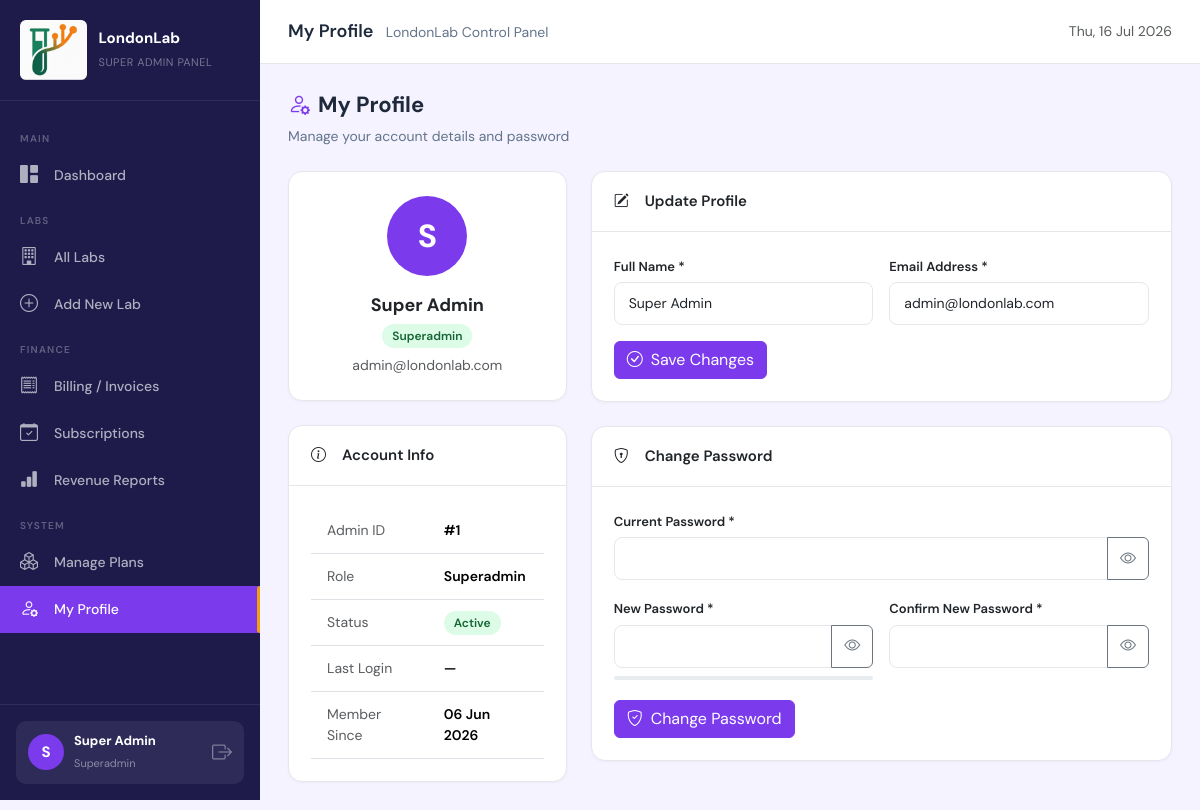
The app's page /superadmin/profile.php (signed in) with its own data.
### tables this page shows
CREATE TABLE IF NOT EXISTS super_admins (
    id INT AUTO_INCREMENT PRIMARY KEY,
    name VARCHAR(100) NOT NULL,
    email VARCHAR(100) UNIQUE NOT NULL,
    password VARCHAR(255) NOT NULL,
    role ENUM('superadmin','support','sales') DEFAULT 'support',
    is_active TINYINT(1) DEFAULT 1,
    last_login DATETIME,
    created_at TIMESTAMP DEFAULT CURRENT_TIMESTAMP
);

### master/config.php (called while the page is built, shortened)
<?php
class MasterDB {
    private static $instance = null;
    private $pdo;
    private function __construct() {
        $dsn = "mysql:host=" . MASTER_DB_HOST . ";dbname=" . MASTER_DB_NAME . ";charset=" . MASTER_DB_CHARSET;
        $this->pdo = new PDO($dsn, MASTER_DB_USER, MASTER_DB_PASS, [
            PDO::ATTR_ERRMODE            => PDO::ERRMODE_EXCEPTION,
            PDO::ATTR_DEFAULT_FETCH_MODE => PDO::FETCH_ASSOC,
            PDO::ATTR_EMULATE_PREPARES   => false,
            PDO::ATTR_TIMEOUT            => 10,
        ]);
    }
    public static function getInstance(): MasterDB {
        if (!self::$instance) self::$instance = new MasterDB();
        return self::$instance;
    }
    public function query(string $sql, array $params = []): PDOStatement {
        $stmt = $this->pdo->prepare($sql);
        $stmt->execute($params);
        return $stmt;
    }
    public function fetch(string $sql, array $p = []): ?array   { $r=$this->query($sql,$p)->fetch(); return $r?:null; }
}

### superadmin/includes/auth.php (called while the page is built, shortened)
<?php
require_once __DIR__ . '/../../master/config.php';
function saIsLoggedIn(): bool {
    return isset($_SESSION['sa_id']) && !empty($_SESSION['sa_id']);
}
function saCurrentUser(): ?array {
    return [
        'id'   => $_SESSION['sa_id'],
        'name' => $_SESSION['sa_name'],
        'email'=> $_SESSION['sa_email'],
        'role' => $_SESSION['sa_role'],
    ];
}
function saClean(string $v): string {
    return htmlspecialchars(trim($v), ENT_QUOTES, 'UTF-8');
}

### superadmin/profile.php (the view, shortened to what this page needs)
<?php
require_once __DIR__ . '/includes/header.php';
$db      = MasterDB::getInstance();
$profile = $db->fetch("SELECT * FROM super_admins WHERE id=?", [$saUser['id']]);
$profile = $db->fetch("SELECT * FROM super_admins WHERE id=?", [$saUser['id']]);
?>
<div class="page-header">
    <div>
        <h2><i class="bi bi-person-gear me-2" style="color:var(--sa-primary)"></i>My Profile</h2>
        <p>Manage your account details and password</p>
    </div>
</div>
<div class="row g-4">
    <div class="col-lg-4">
        <div class="card mb-4">
            <div class="card-body text-center py-4">
                <div style="width:80px;height:80px;background:var(--sa-primary);border-radius:50%;display:grid;place-items:center;margin:0 auto 16px;font-size:32px;color:#fff;font-weight:700;">
                    <?= strtoupper(substr($profile['name'], 0, 1)) ?>
                </div>
                <div style="font-size:18px;font-weight:700;"><?= saClean($profile['name']) ?></div>
                <div class="mt-1">
                    <span class="badge-status status-active"><?= ucfirst($profile['role']) ?></span>
                </div>
                <div class="text-muted small mt-2"><?= saClean($profile['email']) ?></div>
            </div>
        </div>
        <div class="card">
            <div class="card-header"><i class="bi bi-info-circle me-2"></i>Account Info</div>
            <div class="card-body">
                <table class="table table-sm mb-0" style="font-size:13px;">
                    <tr>
                        <td class="text-muted">Admin ID</td>
                        <td class="fw-semibold">#<?= $profile['id'] ?></td>
                    </tr>
                    <tr>
                        <td class="text-muted">Role</td>
                        <td class="fw-semibold"><?= ucfirst($profile['role']) ?></td>
                    </tr>
                    <tr>
                        <td class="text-muted">Status</td>
                        <td><span class="badge-status status-active">Active</span></td>
                    </tr>
                    <tr>
                        <td class="text-muted">Last Login</td>
                        <td class="fw-semibold">
                            <?= $profile['last_login'] ? date('d M Y, H:i', strtotime($profile['last_login'])) : '—' ?>
                        </td>
                    </tr>
                    <tr>
                        <td class="text-muted">Member Since</td>
                        <td class="fw-semibold">
                            <?= $profile['created_at'] ? date('d M Y', strtotime($profile['created_at'])) : '—' ?>
                        </td>
                    </tr>
                </table>
            </div>
        </div>
    </div>
    <div class="col-lg-8">
        <div class="card mb-4">
            <div class="card-header"><i class="bi bi-pencil-square me-2"></i>Update Profile</div>
            <div class="card-body">
                <form method="POST">
                    <div class="row g-3">
                        <div class="col-md-6">
                            <label class="form-label">Full Name *</label>
                            <input type="text" name="name" class="form-control" required
                                   value="<?= saClean($profile['name']) ?>">
                        </div>
                        <div class="col-md-6">
                            <label class="form-label">Email Address *</label>
                            <input type="email" name="email" class="form-control" required
                                   value="<?= saClean($profile['email']) ?>">
                        </div>
                        <div class="col-12">
                            <button type="submit" class="btn btn-primary">
                                <i class="bi bi-check-circle me-2"></i>Save Changes
                            </button>
                        </div>
                    </div>
                </form>
            </div>
        </div>
        <div class="card">
            <div class="card-header"><i class="bi bi-shield-lock me-2"></i>Change Password</div>
            <div class="card-body">
                <form method="POST" id="pwForm">
                    <div class="row g-3">
                        <div class="col-12">
                            <label class="form-label">Current Password *</label>
                            <div class="input-group">
                                <input type="password" name="current_password" id="cur" class="form-control" required>
                                <button type="button" class="btn btn-outline-secondary" onclick="toggle('cur','eyeCur')">
                                    <i class="bi bi-eye" id="eyeCur"></i>
                                </button>
                            </div>
                        </div>
                        <div class="col-md-6">
                            <label class="form-label">New Password *</label>
                            <div class="input-group">
                                <input type="password" name="new_password" id="np" class="form-control"
                                       required minlength="8" oninput="checkStrength(this.value)">
                                <button type="button" class="btn btn-outline-secondary" onclick="toggle('np','eyeNp')">
                                    <i class="bi bi-eye" id="eyeNp"></i>
                                </button>
                            </div>
                            <div class="progress mt-2" style="height:4px;">
                            </div>
                        </div>
                        <div class="col-md-6">
                            <label class="form-label">Confirm New Password *</label>
                            <div class="input-group">
                                <input type="password" name="confirm_password" id="cp" class="form-control" required minlength="8">
                                <button type="button" class="btn btn-outline-secondary" onclick="toggle('cp','eyeCp')">
                                    <i class="bi bi-eye" id="eyeCp"></i>
                                </button>
                            </div>
                        </div>
                        <div class="col-12">
                            <button type="submit" class="btn btn-primary">
                                <i class="bi bi-shield-check me-2"></i>Change Password
                            </button>
                        </div>
                    </div>
                </form>
            </div>
        </div>
    </div>
</div>
<?php
require_once __DIR__ . '/includes/footer.php';
?>

### superadmin/includes/header.php (style rules this page uses)
:root { --sa-primary: #7c3aed; --sa-primary-d: #5b21b6; --sa-primary-l: #ede9fe; --sa-accent: #f59e0b; --sa-sidebar: #1e1b4b; --sa-bg: #f5f3ff; --sa-card: #ffffff; --sa-border: #e5e7eb; --sa-text: #1e293b; --sa-muted: #64748b; --sidebar-w: 260px; --topbar-h: 64px; }
*, *::before, *::after { box-sizing: border-box; margin: 0; padding: 0; }
body { font-family: 'DM Sans', sans-serif; background: var(--sa-bg); color: var(--sa-text); display: flex; min-height: 100vh; }
.card { background: var(--sa-card); border: 1px solid var(--sa-border); border-radius: 14px; box-shadow: 0 1px 3px rgba(0,0,0,.04); }
.card-header { background: transparent; border-bottom: 1px solid var(--sa-border); padding: 18px 22px; font-weight: 600; font-size: 15px; display: flex; align-items: center; gap: 8px; }
.card-body { padding: 22px; }
.btn-primary { background: var(--sa-primary); border-color: var(--sa-primary); }
.table td { vertical-align: middle; padding: 12px 16px; font-size: 14px; }
.form-control, .form-select { border-color: var(--sa-border); font-size: 14px; border-radius: 8px; padding: 10px 14px; }
.form-label { font-size: 13px; font-weight: 600; margin-bottom: 6px; }
.badge-status { padding: 4px 10px; border-radius: 20px; font-size: 12px; font-weight: 600; }
.status-active { background: #dcfce7; color: #166534; }
.page-header { display: flex; align-items: center; justify-content: space-between; margin-bottom: 24px; flex-wrap: wrap; gap: 12px; }
.page-header h2 { font-size: 22px; font-weight: 700; }
.page-header p { color: var(--sa-muted); font-size: 14px; margin: 0; }

### records on screen
super_admins: name "S", name "Super Admin", role "Superadmin", email "admin@londonlab.com", id "1", created_at "06 Jun 2026"

### other values on screen
PLATFORM_NAME "LondonLab"
substr($saUser['name'],0,1) "S"
saClean($saUser['name']) "Super Admin"
$saUser['role'] "Superadmin"
$pageTitle "My Profile"
